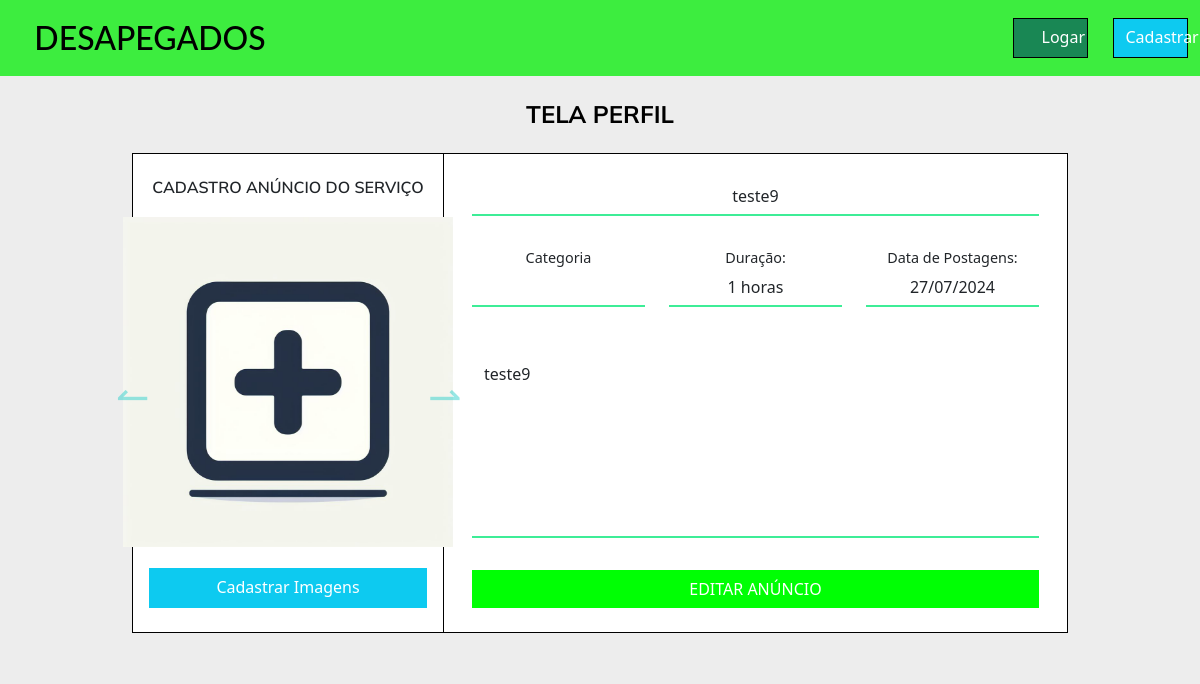
Screenshot of /pages/editarAnuncioServico.php?id_servico=20 with the database file from the repository.
### tables this page shows
CREATE TABLE `servicos` (
  `id_servico` int(10) UNSIGNED ZEROFILL NOT NULL COMMENT 'id do serviço',
  `nome_servico` varchar(255) DEFAULT NULL COMMENT 'nome do serviço',
  `descri_servico` text DEFAULT NULL COMMENT 'descrição do serviço',
  `fotos_servico` varchar(255) DEFAULT NULL COMMENT 'fotos do serviço',
  `id_categoria_servico` int(10) UNSIGNED DEFAULT NULL COMMENT 'id da categoria do servico',
  `duracao_servico` tinyint(3) DEFAULT NULL COMMENT 'duração do serviço',
  `data_postagem` date DEFAULT NULL COMMENT 'data da postagem do servico',
  `id_usuario` int(11) UNSIGNED ZEROFILL DEFAULT NULL
);

### config/consultasGerais.php (called while the page is built, shortened)
<?php
function carregarAnuncioServico($conn, $id_servico, $exibir_anunciante){
    $stmt = $conn->stmt_init();
    if($exibir_anunciante == true){
        $stmt = $conn->prepare("SELECT * FROM servicos sev INNER JOIN usuarios usu ON sev.id_usuario = usu.id_usuario WHERE sev.id_servico = ?");
    }else{
        $stmt = $conn->prepare("SELECT * FROM servicos WHERE id_servico = ?");
    }
    $stmt->bind_param("s", $id_servico);
    $stmt->execute();
    $result = $stmt->get_result();
    if ($result->num_rows > 0) {
        $row = $result->fetch_assoc();
        return $row;
    } else {
        return null;
    }
}
?>

### pages/editarAnuncioServico.php (the view, shortened to what this page needs)
<?php
require '../config/conexao.php';
require '../config/consultasGerais.php';
if(isset($_GET['id_servico'])){
  $dadosAnuncio = carregarAnuncioServico($conn, $_GET['id_servico'], false);
}
?>
<!doctype html>
<html lang="PT-BR">
  <head>
    <link href="https://cdn.jsdelivr.net/npm/bootstrap@5.3.3/dist/css/bootstrap.min.css" rel="stylesheet">
    <link rel="stylesheet" href="https://cdnjs.cloudflare.com/ajax/libs/font-awesome/4.7.0/css/font-awesome.min.css">
    <link rel="stylesheet" href="https://cdn.jsdelivr.net/npm/bootstrap-icons@1.11.3/font/bootstrap-icons.min.css">
    <link rel="stylesheet" href="../assets/styles/cadastrarAnuncioServico.css">
    <link rel="stylesheet" href="../assets/styles/headerLogado.css">
    <link rel="stylesheet" href="../assets/styles/headerDeslogado.css">
  </head>
  <body>
    <header>
      <?php
        if(isset($_SESSION['id_usuario']) && $_SESSION['id_usuario'] != ""){
          include_once '../components/headerLogado.php';
        }else{
          include_once '../components/headerDeslogado.php';
        }
      ?>
    </header>
    <section class="section m-0 p-4 d-flex justify-content-center align-items-center col-sm-12 d-flex flex-column">
      <div class="tituloPerfil d-flex justify-content-center col-sm-12">
        <h4>TELA PERFIL</h4>
      </div>
      <div class="container col-sm-10 mt-3 d-flex" style="height: 480px">
        <form id="formEditarAnuncio" class="d-flex col-12">
          <div class="containerEsquerda col-4 h-100 d-flex flex-column justify-content-between align-items-center ps-3 pe-3 p-4">
              <div class="tituloAnuncio col-12">
                  <h5 class="m-0 text-center">CADASTRO ANÚNCIO DO SERVIÇO</h5>
              </div>
              <div class="divPreviewImagens" style="width: 367px !important">
                <div id="carouselExample" class="carousel slide">
                  <div class="carousel-inner">
                    <div class="carousel-item active d-flex justify-content-center align-items-center">
                      <img src="../assets/imagens_padrao/addImage.jpg" height="330px">
                    </div>
                  </div>
                  <button class="carousel-control-prev" type="button" data-bs-target="#carouselExample" data-bs-slide="prev">
                    <span class="carousel-control-prev-icon" aria-hidden="true"></span>
                  </button>
                  <button class="carousel-control-next" type="button" data-bs-target="#carouselExample" data-bs-slide="next">
                    <span class="carousel-control-next-icon" aria-hidden="true"></span>
                  </button>
                </div>
              </div>
              <div class="divCadastrarImagens col-12">
                  <label for="iImagens" class="btn btn-info  editarPerfil w-100 text-white text-center pb-2 rounded-0">Cadastrar Imagens</label>
              </div>
          </div>
          <div class="containerDireita col-8 d-flex flex-column h-100 justify-content-between align-items-center ps-3 pe-3 p-4">
            <div class="row col-12">
              <div class="tituloAnuncio d-flex justify-content-center align-items-center col-12">
                <input type="text" class="form-control text-center" id="iNomeAnuncioServico" name="nNomeAnuncioServico" placeholder="Titulo do Anúncio..." value="<?php echo $dadosAnuncio['nome_servico']?>">
              </div>
            </div>
            <div class="row col-12 d-flex justify-content-between">
              <div class="categoriasServico d-flex flex-column justify-content-center align-items-center col-4">
                <label for="iCategoriaServico" >Categoria</label>
                <select type="text" class="form-control text-center disabledBackground" id="iCategoriaServico" name="nCategoriaServico">
                </select>
              </div>
              <div class="duracao d-flex flex-column justify-content-center align-items-center col-4">
                <label for="duracao">Duração:</label>
                <input type="text" class="form-control text-center" id="iDuracaoServico" name="nDuracaoServico" value="<?php echo strval($dadosAnuncio['duracao_servico']).' horas'?>">
              </div>
              <div class="postagem d-flex flex-column justify-content-center align-items-center col-4">
                <label for="postagem">Data de Postagens:</label>
                <input type="text" class="form-control text-center bg-transparent" id="iDataPostagemServico" name="nDataPostagemServico" value="<?php echo date('d/m/Y', strtotime($dadosAnuncio['data_postagem']))?>" disabled>
              </div>
            </div>
            <div class="row col-12">
              <div class="form-floating d-flex flex-column justify-content-center align-items-center col-12">
                <textarea class="form-control textarea" name="nDescricaoAnuncioServico" id="iDescricaoAnuncioServico" ><?php echo $dadosAnuncio['descri_servico'] ?></textarea>
              </div>
            </div>
            <div class="row col-12">
              <div class="form-floating d-flex justify-content-center align-items-center col-12">
                <button class="btn  col-12 rounded-0 cadastrarAnuncio"><p class="fs-9 m-0 text-white">EDITAR ANÚNCIO</p></button>
              </div>
            </div>
          </div>
        </form>
      </div>
    </section>
  </body>
</html>

### assets/styles/cadastrarAnuncioServico.css (style rules this page uses)
html { max-width: 1872px; height: 100%; }
body { height: 100%; width: 100%; background-color: rgb(237, 237, 237); }
h4 { color: rgb(0, 0, 0); font-family: 'Mulish', sans-serif; font-weight: 700; }
.section { background-color: rgb(237, 237, 237); }
.section .container .containerEsquerda { background-color: #FFFFFF; border-style: solid; border-bottom-width: 1px; border-bottom-color: black; border-left-width: 1px; border-left-color: black; border-top-width: 1px; border-top-color: black; border-right-width: 1px; border-right-color: black; }
.carousel-control-prev-icon, .carousel-control-next-icon { background-image: none; }
.carousel-control-next-icon:after { content: "\21C0"; font-size: 40px; color: #30cfcc; }
.carousel-control-prev-icon:after { content: "\21BC"; font-size: 40px; color: #30cfcc; }
.section .container .containerDireita { background-color: #FFFFFF; border-style: solid; border-bottom-width: 1px; border-bottom-color: black; border-right-width: 1px; border-right-color: black; border-top-width: 1px; border-top-color: black; border-left: none; }
.section .container .containerDireita label { font-size: 0.9em; }
.section .container .containerDireita .form-control { border-bottom: #3DED97; border-top: none; border-left: none; border-right: none; border-bottom-style: solid; border-bottom-width: 2px; border-radius: 0; }
.section .container .containerDireita .textarea { resize: none !important; height: 200px !important; }
.section .container .containerDireita .cadastrarAnuncio { background-color: #00ff04 !important; }

### assets/styles/headerLogado.css (style rules this page uses)
* { margin: 0; padding: 0; box-sizing: border-box; }
h5 { margin: 0; font-size: 16px; font-family: Arial, Helvetica, sans-serif; font-weight: 600; font-family: 'Mulish', sans-serif; }

### assets/styles/headerDeslogado.css (style rules this page uses)
* { margin: 0; padding: 0; box-sizing: border-box; }
h5 { margin: 0; font-size: 16px; font-family: Arial, Helvetica, sans-serif; font-weight: 600; font-family: 'Mulish', sans-serif; }

### rows the page displays
servicos: nNomeAnuncioServico "teste9", nDuracaoServico "1 horas", nDataPostagemServico "27/07/2024", nDescricaoAnuncioServico "teste9"
